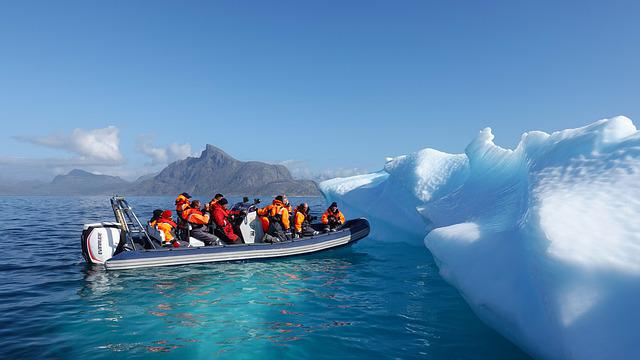
#> input picture greenland_01a.jpg, 640 x 360 px
$ python channel_Splitting.py
#> lines starting #> are read from the running program, lines starting #| are printed output that depends on the picture
import cv2
import matplotlib.pyplot as plt
import numpy as np

img = cv2.imread("greenland_01a.jpg")
#> img is the input picture: shape (360, 640, 3); mean B, G, R 175.1, 135.4, 90.4
b, g, r = cv2.split(img)
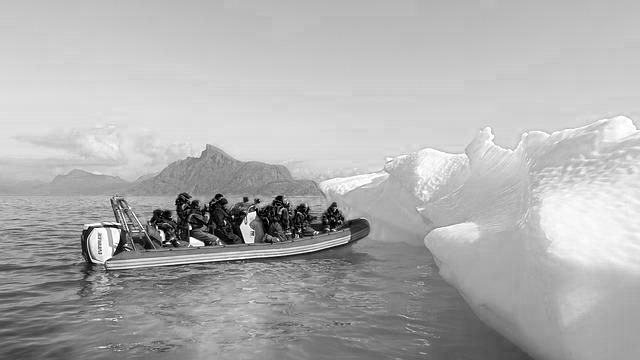
#> b: shape (360, 640); min 0, max 255, mean 175.1
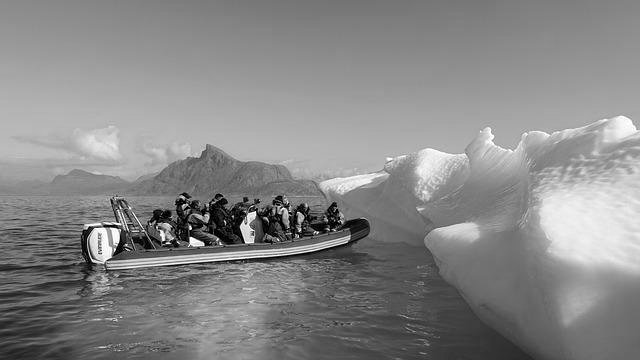
#> g: shape (360, 640); min 0, max 255, mean 135.4
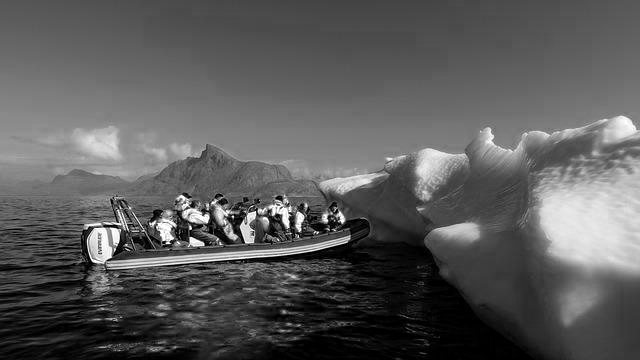
#> r: shape (360, 640); min 0, max 255, mean 90.4

blank = np.zeros(img.shape[:2],dtype='uint8')

b_1 = cv2.merge([b,blank,blank])
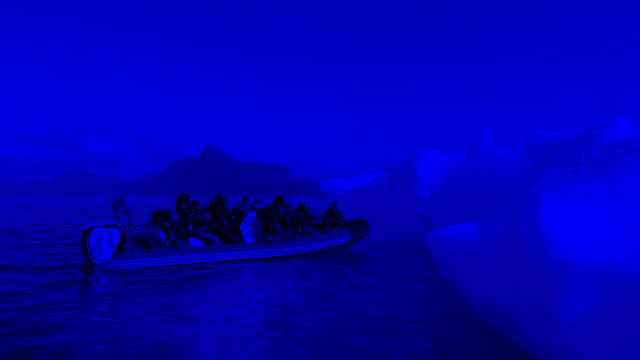
#> b_1: shape (360, 640, 3); mean of channels 0, 1, 2 175.1, 0, 0; drawn as B, G, R
g_1 = cv2.merge([blank,g,blank])
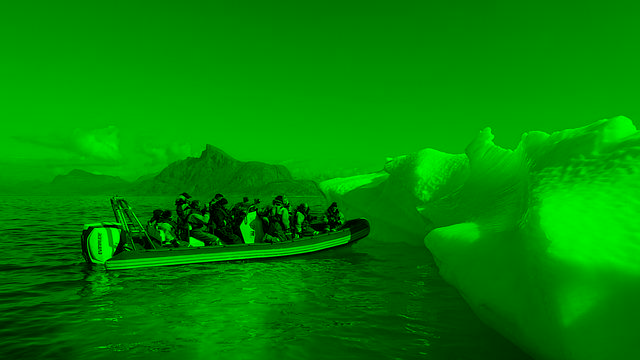
#> g_1: shape (360, 640, 3); mean of channels 0, 1, 2 0, 135.4, 0; drawn as B, G, R
r_1 = cv2.merge([blank,blank,r])
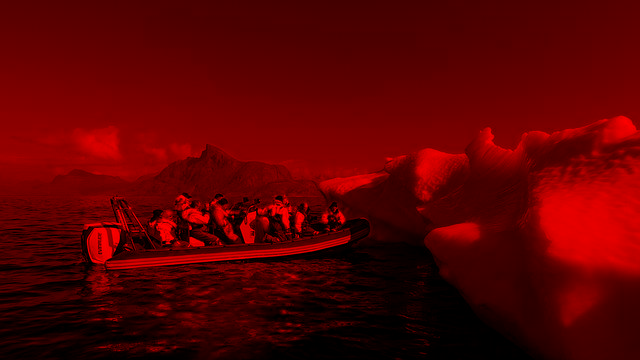
#> r_1: shape (360, 640, 3); mean of channels 0, 1, 2 0, 0, 90.4; drawn as B, G, R

bgr = cv2.merge([b,g,r])

cv2.imshow('img', img)
cv2.imshow('Blue Channel', b_1)
cv2.imshow('Green Channel', g_1)
cv2.imshow('Red Channel', r_1)
cv2.imshow('bgr', bgr)

cv2.waitKey(0)
cv2.destroyAllWindows()
